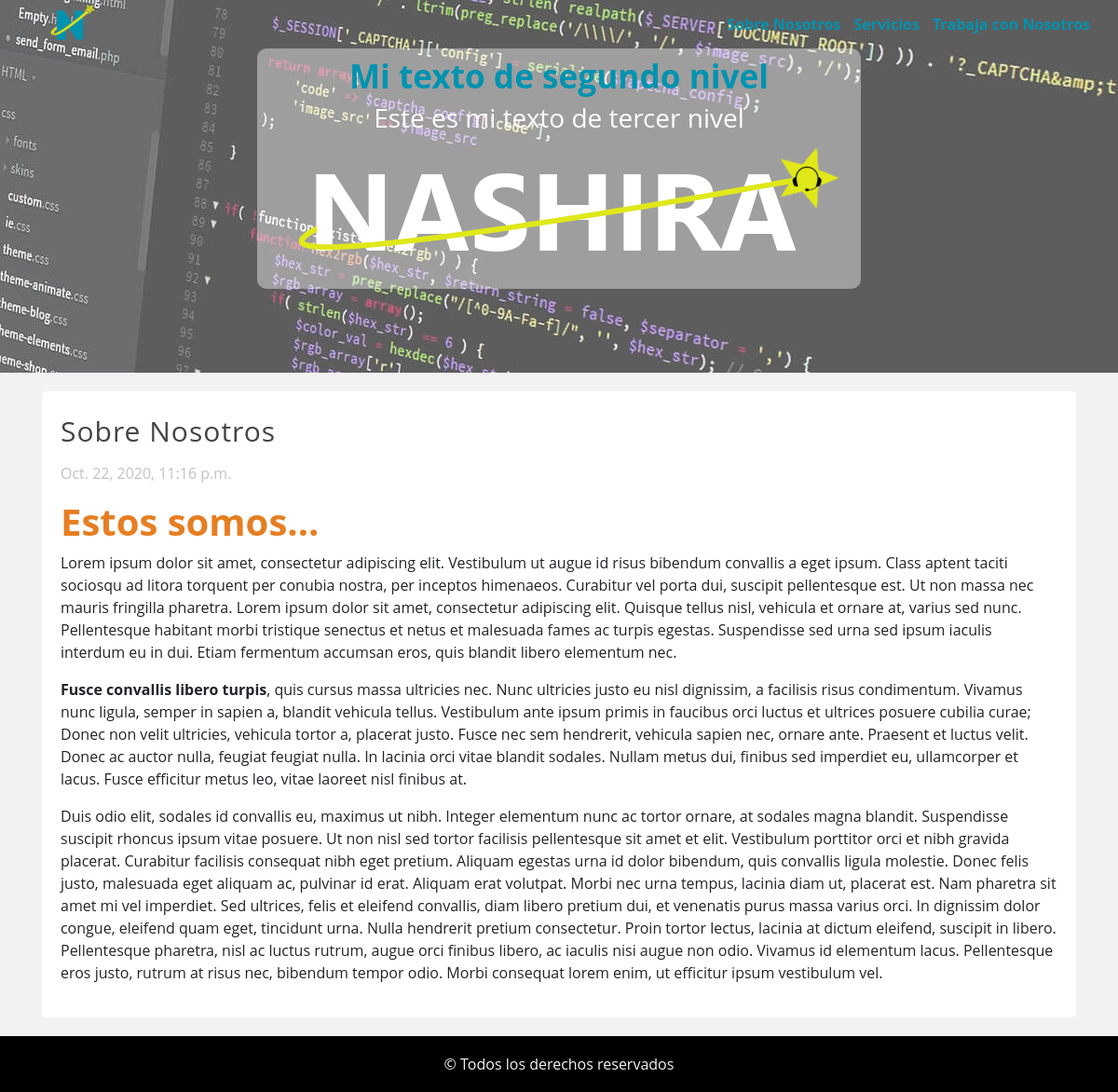
Screenshot of /pages/page/sobre-nosotros with the database file from the repository.
### pages_app/models.py (models this page shows, shortened)
class Page(models.Model):
    title = models.CharField(max_length=50, verbose_name='Título')
    content = RichTextField(verbose_name='Contenido')
    slug = models.CharField(max_length=150, verbose_name='URL Amigable')
    visible = models.BooleanField(verbose_name='Es visible')
    created_at = models.DateTimeField(auto_now_add=True, verbose_name='Fecha Creación')
    updated_at = models.DateTimeField(auto_now=True, verbose_name='Fecha Actualización')
    class Meta:
        db_table = 'pages'
        verbose_name = 'Página'
        verbose_name_plural = 'Páginas'

### pages_app/views.py (the view)
# urls.py: urlpatterns = [path('page/<str:slug>', views.page, name = 'page'),
def page(request, slug):
    page = Page.objects.get(slug = slug, visible = True)
    return render(request, 'pages_app/page.html', {'page': page})

### pages_app/context_processors.py (called while the page is built)
def get_pages(request):
    pages = Page.objects.filter(visible = True).values_list('id', 'title', 'slug')
    return {'pages': pages}

### pages_app/templates/pages_app/page.html (shortened to what this page needs)
{% extends 'layouts/layout.html' %}
{% block content %}
    <h1 class="title">{{ page.title }}</h1>
    <span class="date">{{ page.created_at }}</span>
    <p class="content">{{ page.content | safe }}</p>
{% endblock %}

### main_app/templates/layouts/layout.html (shortened to what this page needs)
{% load static %}
<!DOCTYPE html>
<html lang="en">
<head>
    <link rel="stylesheet" href="https://cdn.jsdelivr.net/npm/bootstrap@4.5.3/dist/css/bootstrap.min.css">
    <link rel="stylesheet" href="{% static 'fontawesome5/css/all.min.css' %}">
    <link rel="stylesheet" href="{% static 'css/styles.css' %}">
</head>
<body>
    <header>
        <div class="container">
            <div class="row logo-menu-container d-flex justify-content-between">
                <div class="logo col-xs-12 col-md-6">
                    <a href="{% url 'index' %}">
                        <img class="img-fluid" width="60px" src="{% static 'images/logo.png' %}" alt="">
                    </a>
                </div>
                <div class="menu col-xs-12 com-md-6 align-self-center">
                    {% for page in pages %}
                        <a href="{% url 'page' page.2 %}">{{ page.1 }}</a>
                    {% endfor %}
                </div>
            </div>
            <div class="row col-md-7 col-xs-12 m-auto text d-flex flex-column align-items-center py-2">
                <h2>Mi texto de segundo nivel</h2>
                <h3>Este es mi texto de tercer nivel</h3>
                <img class="img-fluid" src="{% static 'images/nashira.png' %}" alt="">
            </div>
        </div>
    </header>
    <div class="container">
        <div class="main">
            {% block content %}
            {% endblock %}
        </div>
    </div>
    <footer>
        <div class="text">
            &copy; Todos los derechos reservados
        </div>
    </footer>
</body>
</html>

### main_app/static/css/styles.css (style rules this page uses)
* { margin: 0; padding: 0; box-sizing: border-box; }
body { font-family: "Open Sans", Arial, Sans-serif; font-size: 16px; background-color: #f2f2f2; }
header { background-image: url('../images/code.jpg'); height: 400px; }
header .menu a { display: inline-block; text-decoration: none; padding-left: 10px; color: #0093B0; font-weight: bold; }
header .text { border-radius: 10px; background-color: rgba(255, 255, 255, 0.4); margin-top: 200px; }
header .text h2 { color: #0093B0; font-size: 2.2rem; font-weight: bold; }
header .text h3 { color: white; }
.main { background: #fff; margin-top: 20px; margin-bottom: 20px; border-radius: 5px; padding: 20px; min-height: calc(100vh - 490px); }
.title { color: #444; letter-spacing: 1px; font-size: 30px; margin-bottom: 10px; margin-top: 5px; }
.date { display: block; margin-bottom: 15px; margin-top: 15px; color: #c2c2c2 }
.content { line-height: 25px; }
footer { position: relative; background-color: black; color: #f2f2f2; bottom: 0; left: 0; width: 100%; height: 60px; display: flex; justify-content: center; align-items: center; }

### rows the page displays
Page: title "Sobre Nosotros", created_at "Oct. 22, 2020, 11:16 p.m.", content "Estos somos... Lorem ipsum dolor sit amet, consectetur adipiscing elit. Vestibulum ut augue id risus bibendum convallis a eget ipsum. Class aptent taciti sociosqu ad litora torquent per conubia nostra, per inceptos himenaeos. Curabitur vel porta dui, suscipit pellentesque est. Ut non massa nec mauris fringilla pharetra. Lorem ipsum dolor sit amet, consectetur adipiscing elit. Quisque tellus nisl, vehicula et ornare at, varius sed nunc. Pellentesque habitant morbi tristique senectus et netus et malesuada fames ac turpis egestas. Suspendisse sed urna sed ipsum iaculis interdum eu in dui. Etiam fermentum accumsan eros, quis blandit libero elementum nec. Fusce convallis libero turpis , quis…"
